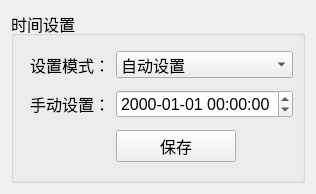
<?xml version="1.0" encoding="UTF-8"?>
<ui version="4.0">
 <class>DatetimeSettingDlg</class>
 <widget class="QWidget" name="DatetimeSettingDlg">
  <property name="geometry">
   <rect>
    <x>0</x>
    <y>0</y>
    <width>316</width>
    <height>194</height>
   </rect>
  </property>
  <property name="windowTitle">
   <string>Form</string>
  </property>
  <layout class="QVBoxLayout" name="verticalLayout">
   <item>
    <widget class="QGroupBox" name="groupBox_2">
     <property name="font">
      <font>
       <pointsize>12</pointsize>
      </font>
     </property>
     <property name="title">
      <string>时间设置</string>
     </property>
     <layout class="QGridLayout" name="gridLayout">
      <item row="0" column="0">
       <widget class="QLabel" name="label_3">
        <property name="font">
         <font>
          <pointsize>12</pointsize>
         </font>
        </property>
        <property name="text">
         <string>设置模式：</string>
        </property>
        <property name="alignment">
         <set>Qt::AlignRight|Qt::AlignTrailing|Qt::AlignVCenter</set>
        </property>
       </widget>
      </item>
      <item row="0" column="1">
       <widget class="QComboBox" name="comboBox">
        <item>
         <property name="text">
          <string>自动设置</string>
         </property>
        </item>
        <item>
         <property name="text">
          <string>手动设置</string>
         </property>
        </item>
       </widget>
      </item>
      <item row="1" column="0">
       <widget class="QLabel" name="label_4">
        <property name="font">
         <font>
          <pointsize>12</pointsize>
         </font>
        </property>
        <property name="text">
         <string>手动设置：</string>
        </property>
        <property name="alignment">
         <set>Qt::AlignRight|Qt::AlignTrailing|Qt::AlignVCenter</set>
        </property>
       </widget>
      </item>
      <item row="1" column="1">
       <widget class="QDateTimeEdit" name="dateTimeEdit">
        <property name="displayFormat">
         <string>yyyy-MM-dd hh:mm:ss</string>
        </property>
       </widget>
      </item>
      <item row="2" column="1">
       <widget class="QPushButton" name="pushButton_7">
        <property name="maximumSize">
         <size>
          <width>120</width>
          <height>16777215</height>
         </size>
        </property>
        <property name="text">
         <string>保存</string>
        </property>
       </widget>
      </item>
     </layout>
    </widget>
   </item>
  </layout>
 </widget>
 <resources/>
 <connections/>
</ui>
